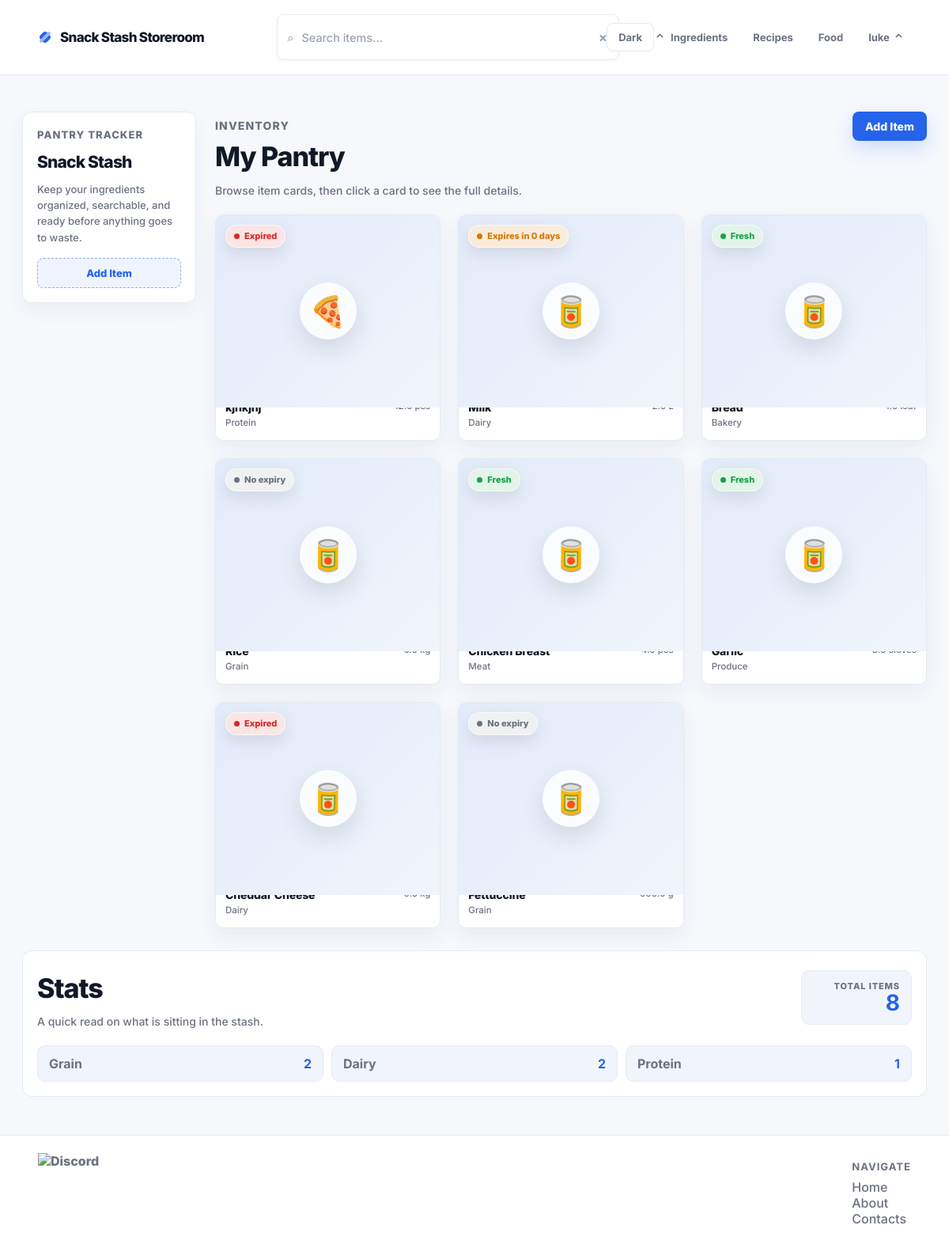
The app's page /dashboard (signed in) with its own data.
### app/models/model.py (models this page shows, shortened)
class BaseModel(Model):
    class Meta:
        database = db

class User(UserMixin, BaseModel):
    id = AutoField()
    username = CharField(unique=True)
    email = CharField(unique=True)
    password_hash = CharField()
    created_at = DateTimeField(default=datetime.now)
    updated_at = DateTimeField(default=datetime.now)
    class Meta:
        table_name = "users"

class Ingredient(BaseModel):
    id = AutoField()
    user = ForeignKeyField(User, backref="ingredients")
    name = CharField()
    emoji = CharField(default="🥫")
    quantity = FloatField()
    unit = CharField()
    category = CharField()
    expiry_date = DateField(null=True)
    notes = CharField(null=True)
    created_at = DateTimeField(default=datetime.now)
    updated_at = DateTimeField(default=datetime.now)
    class Meta:
        table_name = "ingredients"

### app/routes/templates.py (the view)
@template_bp.route("/dashboard")
@login_required
def dashboard():
    user_id = int(current_user.id)
    items = list(_user_ingredients(user_id).dicts())
    recipes = [recipes_mod.recipe_to_dict(r) for r in
                Recipe.select().where(Recipe.user_id == user_id).order_by(Recipe.id.desc())]
    for r in recipes:
        r["generated_label"] = recipes_mod._relative_date(r["created_at"])
    today = date.today()
    stats = _stats_context(user_id)
    return render_template(
        "dashboard.html",
        items=items,
        recipes=recipes,
        gen_status=recipes_mod._gen_status,
        today=today,
        warning_days=today + timedelta(days=3),
        **stats,
    )

### app/routes/ingredients.py (called while the page is built)
def _user_ingredients(user_id=None):
    owner_id = user_id if user_id is not None else _user_id()
    return Ingredient.select().where(Ingredient.user_id == owner_id)

def _stats_context(user_id=None):
    ingredients = _user_ingredients(user_id)
    total = ingredients.count()
    top_categories = list(
        Ingredient.select(Ingredient.category, fn.COUNT(Ingredient.id).alias("n"))
        .where(Ingredient.user_id == (user_id if user_id is not None else _user_id()))
        .group_by(Ingredient.category)
        .order_by(fn.COUNT(Ingredient.id).desc())
        .limit(3)
        .tuples()
    )
    return dict(total=total, top_categories=top_categories)

### app/templates/dashboard.html (shortened to what this page needs)
{% extends "layout.html" %}
{% block content %}
<main class="dashboard-page">
    {% if current_user.is_authenticated %}
    <div class="dashboard-shell">
        <aside class="dashboard-sidebar">
            <p class="sidebar-kicker quicksand-regular">Pantry Tracker</p>
            <h1 class="elms-sans-regular">Snack Stash</h1>
            <p class="quicksand-regular">Keep your ingredients organized, searchable, and ready before anything goes to waste.</p>
            <button class="quicksand-regular"
                hx-get="/ingredients/new"
                hx-target="#item-form-container"
                hx-swap="innerHTML">Add Item</button>
        </aside>
        <section class="pantry-section dashboard-main">
            <div class="section-header">
                <div>
                    <p class="section-kicker quicksand-regular">Inventory</p>
                    <h2 class="elms-sans-regular h1">My Pantry</h2>
                    <p class="quicksand-regular">Browse item cards, then click a card to see the full details.</p>
                </div>
                <button class="quicksand-regular"
                    hx-get="/ingredients/new"
                    hx-target="#item-form-container"
                    hx-swap="innerHTML">Add Item</button>
            </div>
            <div id="pantry-items" class="pantry-items-grid">
                {% include "_pantry_items.html" %}
            </div>
        </section>
    </div>
    <div id="pantry-stats">
        {% include "_stats.html" %}
    </div>
    {% endif %}
</main>
{% endblock %}

### app/templates/layout.html (shortened to what this page needs)
<!DOCTYPE html>
<html lang="en">
    <head>
        <link rel="stylesheet" href="{{ url_for('static', filename='styles.css', v=asset_version) }}">
    </head>
    <body class="light-mode">
        <nav>
            <div class="logo">
                <span class="logo-mark" aria-hidden="true"></span>
                <p class="elms-sans-regular h1">Snack Stash Storeroom</p>
            </div>
            {% if current_user.is_authenticated %}
            <div class="search-bar">
                <form id="search-form" class="search-form">
                    <span class="search-icon">⌕</span>
                    <input
                    id="search-filter"
                    type="text"
                    name="filter"
                    placeholder="Search items..."
                    class="quicksand-regular">
                    <button type="button" id="clear-search">×</button>
                </form>
                <details class="category-dropdown">
                    <summary class="dropdown-trigger elms-sans-regular">
                        <span class="chevron">⌄</span>
                    </summary>
                </details>
            </div>
            {% endif %}
            <ul class="nav-links">
                <li>
                    <button type="button" id="theme-toggle" class="theme-toggle quicksand-regular" aria-label="Toggle dark mode">
                    </button>
                </li>
                {% if current_user.is_authenticated %}
                <li><a href="{{ url_for('templates.dashboard') }}" class="quicksand-regular">Ingredients</a></li>
                <li><a href="{{ url_for('recipes.recipes_page') }}" class="quicksand-regular">Recipes</a></li>
                <li><a href="{{ url_for('food.food_page') }}" class="quicksand-regular">Food</a></li>
                <li>
                    <details class="dropdown">
                        <summary class="quicksand-regular dropdown-trigger">{{ current_user.username }}<span class="chevron">⌄</span></summary>
                    </details>
                </li>
                {% endif %}
            </ul>
        </nav>
        <div class="spacer-small"></div>
        {% block content %}
        {% endblock %}
        <footer>
            <div class="footer-connection">
                <img src="" alt="Discord" class="elms-sans-regular">
            </div>
            <ul class="footer-nav">
                <li class="elms-sans-regular"><h1>Navigate</h1></li>
                <li><a href="#" class="quicksand-regular">Home</a></li>
                <li><a href="#" class="quicksand-regular">About</a></li>
                <li><a href="#" class="quicksand-regular">Contacts</a></li>
            </ul>
        </footer>
    </body>
</html>

### app/templates/_pantry_items.html (shortened to what this page needs)
{% if items %}
  {% for item in items %}
    {% set item_category = item.category or "Uncategorized" %}
    {% set item_notes = item.notes or "" %}
    {% set emoji = item.emoji or "🥫" %}
    {% set status_class = "fresh" %}
    {% set status_label = "Fresh" %}
    {% if item.expiry_date and item.expiry_date < today %}
      {% set status_class = "expired" %}
      {% set status_label = "Expired" %}
    {% elif item.expiry_date and item.expiry_date <= warning_days %}
      {% set status_class = "warning" %}
      {% set status_label = "Expires in " ~ (item.expiry_date - today).days ~ " days" %}
    {% elif not item.expiry_date %}
      {% set status_class = "unknown" %}
      {% set status_label = "No expiry" %}
    {% endif %}
    <article class="pantry-card pantry-card--{{ status_class }}"
      data-search="{{ (emoji ~ ' ' ~ item.name ~ ' ' ~ item_category ~ ' ' ~ item.quantity ~ ' ' ~ (item.unit or '') ~ ' ' ~ item_notes)|lower }}">
      <div class="pantry-card-inner">
        <label class="pantry-card-face pantry-card-front" for="pantry-card-{{ item.id }}" data-card-flip
          aria-label="View details for {{ item.name }}">
          <span class="pantry-card-media">
            <span class="pantry-item-icon" aria-hidden="true">{{ emoji }}</span>
            <span class="expiry-chip expiry-chip--{{ status_class }}">{{ status_label }}</span>
          </span>
          <span class="pantry-card-main">
            <span>
              <strong class="elms-sans-regular">{{ item.name }}</strong>
              <small class="quicksand-regular">{{ item_category }}</small>
            </span>
            <span class="pantry-card-quantity quicksand-regular">{{ item.quantity }} {{ item.unit or "" }}</span>
          </span>
        </label>
        <div class="pantry-card-face pantry-card-back">
          <label for="pantry-card-{{ item.id }}" class="card-back-button quicksand-regular" data-card-unflip>Back</label>
          <p class="dialog-eyebrow quicksand-regular">{{ item_category }}</p>
          <h3 class="elms-sans-regular">{{ emoji }} {{ item.name }}</h3>
          <div class="pantry-detail-list quicksand-regular">
            <div>
              <span>Quantity</span>
              <strong>{{ item.quantity }} {{ item.unit or "" }}</strong>
            </div>
            <div>
              <span>Expiry</span>
              <strong>{{ item.expiry_date or "None" }}</strong>
            </div>
            {% if item_notes %}
              <div class="detail-notes">
                <span>Notes</span>
                <strong>{{ item_notes }}</strong>
              </div>
            {% endif %}
          </div>
          <div class="card-actions">
            <button class="card-edit quicksand-regular"
              hx-get="/ingredients/{{ item.id }}/edit"
              hx-target="#item-form-container"
              hx-swap="innerHTML">Edit</button>
            <button class="card-delete quicksand-regular"
              hx-delete="/ingredients/{{ item.id }}"
              hx-target="#pantry-items"
              hx-swap="innerHTML"
              hx-confirm="Delete this pantry item?">Delete</button>
          </div>
        </div>
      </div>
    </article>
  {% endfor %}
{% else %}
  <div class="empty-state quicksand-regular">
    <p>No pantry items yet.</p>
    <p>Click "Add Item" to create your first entry.</p>
  </div>
{% endif %}

### app/templates/_stats.html
<section class="pantry-section pantry-stats quicksand-regular">
    <div class="section-header section-header--compact">
        <div>
            <h2 class="elms-sans-regular h1">Stats</h2>
            <p class="quicksand-regular">A quick read on what is sitting in the stash.</p>
        </div>
        <div class="stat-total">
            <span>Total Items</span>
            <strong>{{ total }}</strong>
        </div>
    </div>
    {% if top_categories %}
        <ol class="stats-list">
        {% for name, count in top_categories %}
            <li>
                <span>{{ name or "Uncategorized" }}</span>
                <strong>{{ count }}</strong>
            </li>
        {% endfor %}
        </ol>
    {% else %}
        <p class="empty-stat">No items yet</p>
    {% endif %}
</section>

### records on screen
User: username "luke"
Ingredient: emoji "🍕", status_label "Expired", category "Protein", count "1"
Ingredient: emoji "🥫", status_label "Expires in 0 days", category "Dairy", id "2"
Ingredient: emoji "🥫", status_label "Fresh", category "Bakery"
Ingredient: emoji "🥫", status_label "No expiry", category "Grain"
Ingredient: emoji "🥫", status_label "Fresh", category "Meat"
Ingredient: emoji "🥫", status_label "Fresh", category "Produce"
Ingredient: emoji "🥫", status_label "Expired", category "Dairy"
Ingredient: emoji "🥫", status_label "No expiry", category "Grain"

### other values on screen
{{ total }} "8"
{{ name or "Uncategorized" }} "Grain"
{{ count }} "2"
